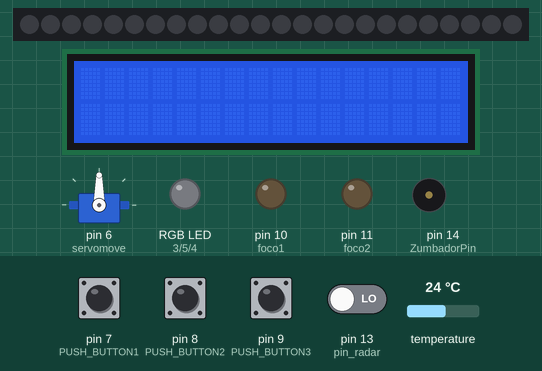
Simulated run of this sketch. Board: Arduino Uno, built with avr-gcc and run on an emulated ATmega328P. Parts: 24 RGB LEDs in strip order, left to right, servo, 16×2 character LCD, an RGB LED mixed from three pins (HIGH = lit), output pins drawn as LEDs (lit = HIGH), buzzer (waves = sounding). The inputs (shaded band) are chosen by the test bench; at power-on: pin 7 (PUSH_BUTTON1), pin 8 (PUSH_BUTTON2), pin 9 (PUSH_BUTTON3), pin 13 (pin_radar) LOW, temperature 24 °C.

Above: at 1.3 s.
1.4 s: temperature set to 20.4 °C
3.0 s: temperature set to 19.1 °C
At 4.7 s:
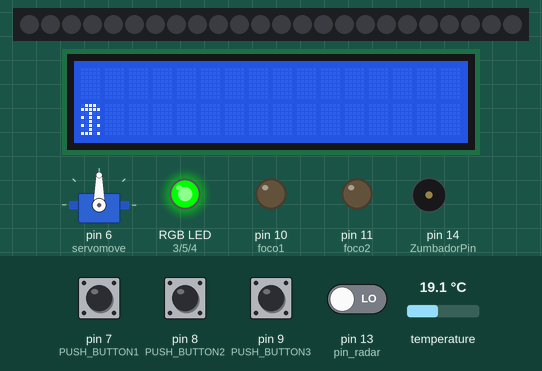
6.9 s: pin 13 (pin_radar) driven HIGH
At 8.3 s:
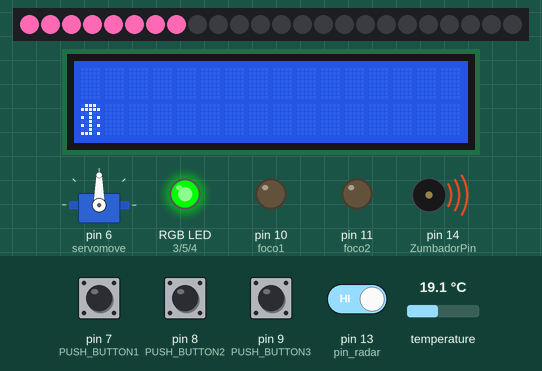
9.1 s: pin 7 (PUSH_BUTTON1) pulled HIGH for 1 s
At 10.9 s:
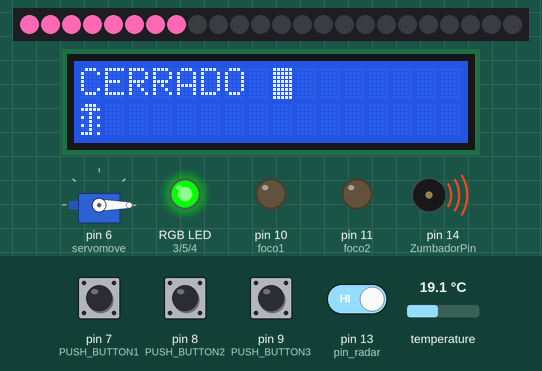
11.6 s: temperature set to 25.6 °C
At 13.37 s:
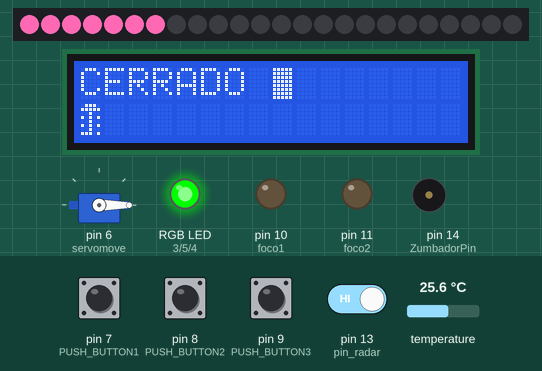
13.6 s: temperature set to 26.7 °C
At 16.9 s:
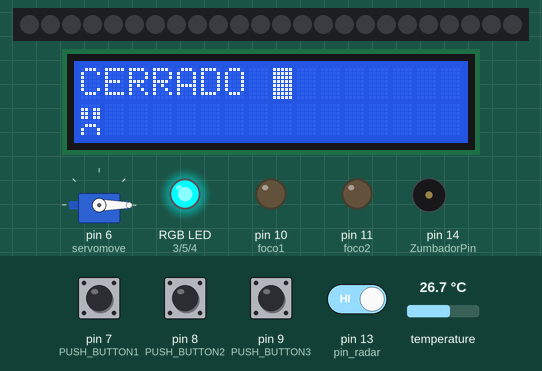
Timing chart, 0 to 17.3 s (numbered marks = the images above; inputs shaded):
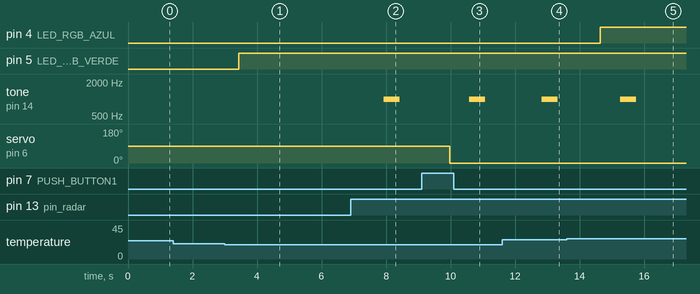

Measured:
- the behaviour switches between 20 and 19.9 °C on temperature (found by bisection; images 0 and 1)
- the behaviour switches between 25.9 and 26 °C on temperature (found by bisection; images 4 and 5)
- after the input at 1.4 s, every drawn part: stays the same
- after the input at 3.0 s, pin 5 (LED_RGB_VERDE): LOW → HIGH after 0.43 s; the display: first changes after 0.43 s (image 1 shows a later state)
- after the input at 6.9 s, tone on pin 14 (ZumbadorPin): silent → 1000 Hz after 1.0 s, → silent 0.50 s later
- after the input at 9.1 s, servo on pin 6 (servomove): 90° → 0° after 0.87 s; the display: first differs from a run without the input after 0.65 s (image 3 shows a later state)
- after the input at 11.6 s, tone on pin 14 (ZumbadorPin): silent → 1000 Hz after 1.2 s instead of 1.6 s
- after the input at 13.6 s, pin 4 (LED_RGB_AZUL): LOW → HIGH after 1.0 s; the display: first differs from a run without the input after 1.0 s (image 5 shows a later state)

The sketch:

SEMANA_7.ino
```cpp
/*
* Fundacion Kinal
 * Centro educativo tecnico laboral Kinal
 * Perito en electonica
 * Quinto perito
 * EB5AM / EB5AV
 * Taller de electronica digital y reparacion de computadoras
 * Nombre: Lenin Toc
 * Fecha: 04/05/2023
 * practica 7
 */


//Librerias
#include <Wire.h>    //Liberias para usar el protocolo i2c
#include <LiquidCrystal_I2C.h>  //Libreria que controla la LCD por medio de I2C
#include <OneWire.h>
#include <DallasTemperature.h>
#include <Servo.h>
#include <Adafruit_NeoPixel.h>
//Directivas de preprocesador
#define direccion_lcd 0x27
#define filas 2
#define columnas 16
#define LED_RGB_VERDE 5
#define LED_RGB_AZUL 4
#define LED_RGB_ROJO 3
#define servomove 6
#define PUSH_BUTTON1 7
#define PUSH_BUTTON2 8
#define PUSH_BUTTON3 9
#define foco1 10
#define foco2 11
#define Cantidad_Leds 24
#define pin_Led 12
#define pin_radar 13
int ZumbadorPin = 14;
int estado=0;
void ifs();
void temperatuta ();
void setColor(int color);
enum colores
{
rojo,
};
int color;
Servo servo_lenin;
LiquidCrystal_I2C lcd(direccion_lcd, columnas, filas);
OneWire ourWire(2);                //Se establece el pin 2  como bus OneWire
DallasTemperature sensors(&ourWire); //Se declara una variable u objeto para nuestro sensor
Adafruit_NeoPixel anillo(Cantidad_Leds,pin_Led, NEO_GRB + NEO_KHZ800);
byte CA1[9] = {
  B00000,
  B11011,
  B11011,
  B11011,
  B00000,
  B11111,
  B10001,
  B01110
};
byte CA2[9] = {
  B00000,
  B11011,
  B11011,
  B11011,
  B00000,
  B01110,
  B10001,
  B10001
};
byte MED1[9] = {
  B00000,
  B11000,
  B11101,
  B01111,
  B00111,
  B01111,
  B00000,
  B00000
};
byte MED2[9] = {
  B00000,
  B11011,
  B11011,
  B11011,
  B00000,
  B11111,
  B00000,
  B00000
};
byte FRIO1[9] = {
  B01110,
  B11111,
  B11111,
  B00100,
  B00100,
  B00100,
  B10100,
  B11100
};
byte FRIO2[9] = {
  B01110,
  B11111,
  B00100,
  B10101,
  B00100,
  B10101,
  B00100,
  B11101
};
byte OFF[9] = {
  B00000,
  B01110,
  B11111,
  B10001,
  B10001,
  B10001,
  B10001,
  B11111
};
byte ON[9] = {
  B00000,
  B01110,
  B11111,
  B11111,
  B11111,
  B11111,
  B11111,
  B11111
};
byte CERRADO[9] = {
  B11111,
  B11111,
  B11111,
  B11111,
  B11111,
  B11111,
  B11111,
  B11111
};

void setup() {
  sensors.begin();
  pinMode(LED_RGB_ROJO,OUTPUT);
  pinMode(LED_RGB_VERDE,OUTPUT);
  pinMode(LED_RGB_AZUL,OUTPUT);
  pinMode(PUSH_BUTTON1,INPUT);
  pinMode(PUSH_BUTTON2,INPUT);
  pinMode(PUSH_BUTTON3,INPUT);
  pinMode(foco1,OUTPUT);
  pinMode(foco2,OUTPUT);
  pinMode(servomove,OUTPUT);
  pinMode(ZumbadorPin, OUTPUT);
  anillo.begin();
  pinMode(pin_radar, INPUT);
  float temp =sensors.getTempCByIndex(0);
  servo_lenin.attach(servomove);
  lcd.init();
  lcd.backlight();
  lcd.createChar (0,CA1);
  lcd.createChar (1,CA2);
  lcd.createChar (2,MED1);
  lcd.createChar (3,MED2);
  lcd.createChar (4,FRIO1);
  lcd.createChar (5,FRIO2);
  lcd.createChar (6,OFF);
  lcd.createChar (7,ON);
  lcd.createChar (8,CERRADO);

}

void loop() {
ifs();
setColor(rojo);
ifs();
setColor(rojo);
ifs();
setColor(rojo);
ifs();

}


void ifs(){
int temp= sensors.getTempCByIndex(0);

 if(digitalRead(7) && estado==0){
    lcd.setCursor(0,0);
    lcd.print("ABIERTO");
    delay(100);
    servo_lenin.write(90);
    delay(100);
    estado=1;
 }

  if(digitalRead(7) && estado==1){

    lcd.setCursor(8,0);
    lcd.write(byte (8));
    lcd.setCursor(0,0);
    lcd.print("CERRADO");
    delay(5);
    servo_lenin.write(0);
    estado=0;
  }
   if(digitalRead(8) && estado==0){
    lcd.setCursor(10,0);
    lcd.write(byte (6));
    digitalWrite(foco1,LOW);
    estado=1;
    delay(500);
  }
    if(digitalRead(8) && estado==1){
    digitalWrite(foco1,HIGH);
    lcd.setCursor(10,0);
    lcd.write(byte (7));
    estado=0;
    delay(500);
  }
     if(digitalRead(9) && estado==0){
    digitalWrite(foco2,LOW);
    lcd.setCursor(12,0);
    lcd.write(byte (6));
    estado=1;
    delay(500);
  }

    if(digitalRead(9) && estado==1){
    digitalWrite(foco2,HIGH);
    lcd.setCursor(12,0);
    lcd.write(byte (7));
    estado=0;
    delay(500);
  }


if(temp >25 && temp <40 ){
  digitalWrite(LED_RGB_ROJO, LOW);
  digitalWrite(LED_RGB_AZUL, HIGH);
  digitalWrite(LED_RGB_VERDE, HIGH);
  lcd.setCursor(0,1);
  lcd.write (byte (0));
  delay(100);
  lcd.setCursor(0,1);
  lcd.write (byte (1));
  delay(100);
}
if(temp >21 && temp <24){
  digitalWrite(LED_RGB_ROJO, HIGH);
  digitalWrite(LED_RGB_AZUL, HIGH);
  digitalWrite(LED_RGB_VERDE, LOW);
  lcd.setCursor(0,1);
  lcd.write (byte (2));
  delay(100);
  lcd.setCursor(0,1);
  lcd.write (byte (3));
  delay(100);
}
if(temp >15 && temp<20){
  digitalWrite(LED_RGB_ROJO, LOW);
  digitalWrite(LED_RGB_AZUL, LOW);
  digitalWrite(LED_RGB_VERDE, HIGH);
  lcd.setCursor(0,1);
  lcd.write (byte (4));
  delay(100);
  lcd.setCursor(0,1);
  lcd.write (byte (5));
  delay(100);
}
}
void setColor(int color)

{
  int radar = digitalRead(pin_radar);
  switch(color)
  {
    case(rojo):
    {
      if(radar == HIGH){
        for(int i =0; i<=7; i++)
        {
        anillo.setPixelColor(i,anillo.Color(255,105,180));
        anillo.show();
        delay(50);}
        tone(ZumbadorPin,  1000 );
        delay(500);
        noTone(ZumbadorPin);

        for( int i = 7; i >= 0; i--){
        anillo.setPixelColor(i,anillo.Color(0,0,0));
        anillo.show();  //muestro el color en el led
        delay(100);
        }
        delay(500);
        }
}
int radar2 = digitalRead(pin_radar);
if (radar2 == LOW){

for(int i =0; i<=7; i++)
        {
        anillo.setPixelColor(i,anillo.Color(0,0,0));
        anillo.show();  //muestro el color en el led
        delay(100);}
        for( int i = 7; i >= 0; i--){
        anillo.setPixelColor(i,anillo.Color(0,0,0));
        anillo.show();
        delay(100);
        }
        }
      break;
    }
}
```
